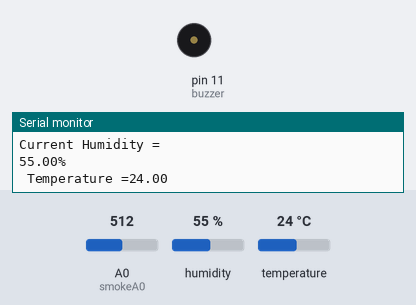
A sketch run on a simulated Arduino Uno, built with avr-gcc and run on an emulated ATmega328P. Shown: buzzer (waves = sounding), the last lines printed to the serial monitor. The inputs (shaded band) are chosen by the test bench; at power-on: A0 (smokeA0) = 512, humidity 55 %, temperature 24 °C.

Above: at 2.7 s.
2.8 s: A0 (smokeA0) set to 336
9.1 s: A0 (smokeA0) set to 303
At 10.0 s:
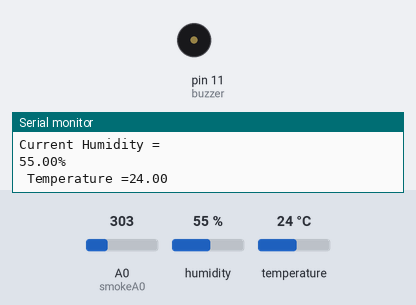
15.4 s: A0 (smokeA0) set to 330
At 18.47 s:
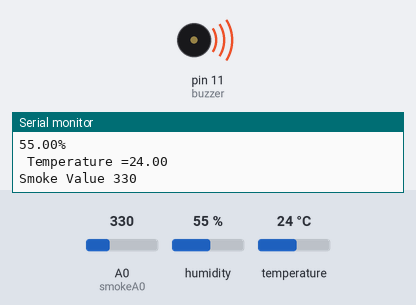
25.7 s: A0 (smokeA0) set to 310
At 26.4 s:
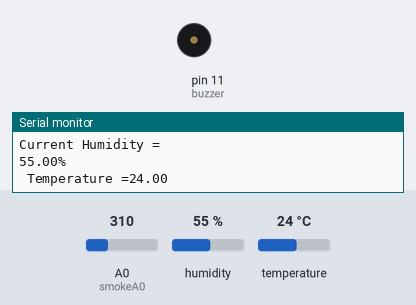
Timing chart, 0 to 28.7 s (numbered marks = the images above; inputs shaded):
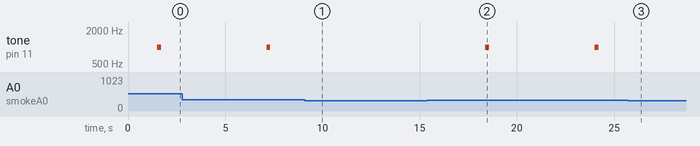

Measured:
- after the input at 9.1 s, tone on pin 11 (buzzer): stays silent (without the input it goes to 1000 Hz after 3.7 s)
- after the input at 15.4 s, tone on pin 11 (buzzer): alternates 1000 Hz for 0.20 s and silent for 5.4 s, starting after 3.0 s
- after the input at 25.7 s, tone on pin 11 (buzzer): stays silent (without the input it goes to 1000 Hz after 3.9 s)

The sketch:

plx.ino
```cpp
#include <dht.h>
#define dht_apin A1
dht DHT;
int buzzer = 11;
int smokeA0 = A0;

// Your threshold value. You might need to change it.
int sensorThres = 320;
void setup()
{

  pinMode(buzzer, OUTPUT);
  pinMode(smokeA0, INPUT);
  Serial.begin(9600);
 Serial.println("CLEARDATA");//clear excel sheet
  delay(500);
  Serial.println("DHT11 Humidity & Temperature Sensor\n\n");
  delay(1000);
 Serial.println("LABEL,current Time,Temperature,humidity,smoke");//label for ms-excel
}
void loop()
{
  int analogSensor = analogRead(smokeA0);

  Serial.print("Smoke Value ");
  Serial.println(analogSensor);
  // Checks if it has reached the threshold value
  if (analogSensor > sensorThres)
  {
    tone(buzzer, 1000, 200);

  }
  else
  {
    noTone(buzzer);
  }
  delay(100);

Serial.print("DATA,TIME,");
Serial.print(DHT.temperature);//random number generator from 0 to 100
Serial.print(",");//print "," for different value
Serial.println(DHT.humidity);
Serial.println(analogSensor);
delay(500);


 DHT.read11(dht_apin);

  Serial.println("Current Humidity =");
  Serial.print(DHT.humidity);
  Serial.print("%\n ");
  Serial.print("Temperature =");
  Serial.println(DHT.temperature);
 //Serial.print("C ");
 delay(5000);
}
```
